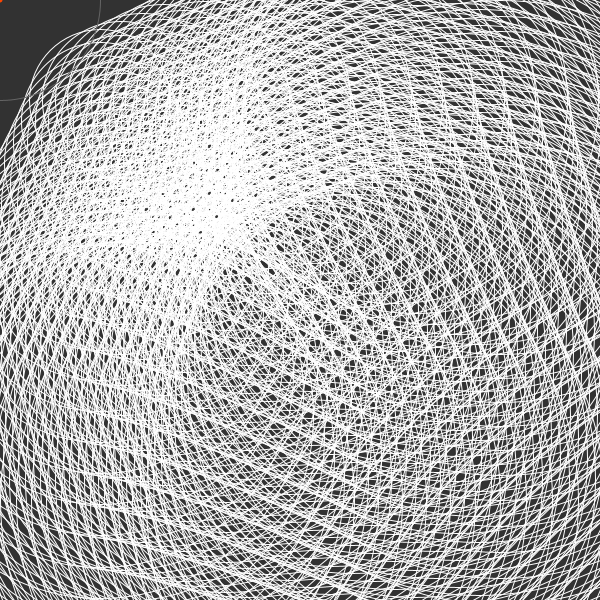
Frame 1 (no input)
Frame 60 (the mouse pressed at the canvas centre just before this capture): identical to frame 1, image omitted
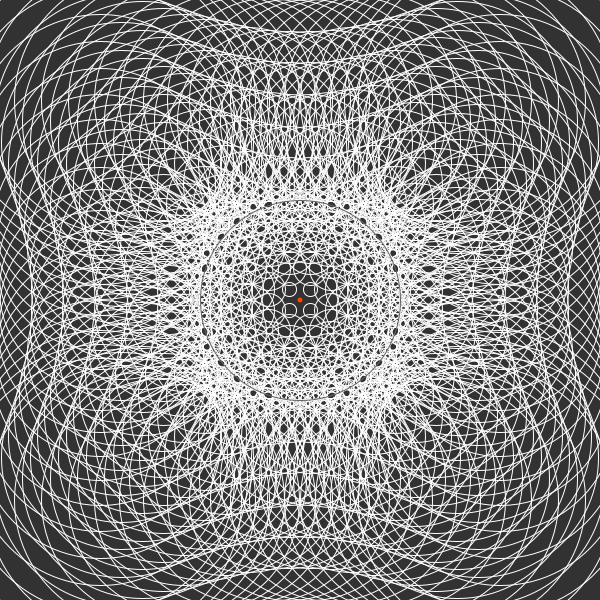
Frame 120 (the mouse held since frame 60 and released just before this capture)

The Processing sketch that drew these frames (run headless with seeded random() and noise(); from frame 60 on, the mouse is pressed at the canvas centre):

// Processing sketch: grid_mouse_influence_funky
// ── grid_mouse_influence_funky.pde
/// 17.30 sharp...


int gridCols = 20;  // Spalten
int gridRows = 20;  // Zeilen

float margin = 100;  // Rand
float influence = 100;   // Einflussbereich der Maus (Radius)

void setup() {
  size(600, 600);
}

void draw() {
  background(50);

  noStroke();
  fill(255);

  noFill();
  stroke(255);

  for (int r = 0; r < gridRows; r++) {   // Zeilen
    for (int c = 0; c < gridCols; c++) {   // Elemente der Zeile
      float x = map(r, 0, gridRows - 1, margin, width - margin);   // x Position
      float y = map(c, 0, gridCols - 1, margin, height - margin);   // y Position

      float distance = dist(mouseX, mouseY,  x, y);
      
    
      ellipse(x, y, distance, distance);
    }
  }






  noFill();
  stroke(100);  
  ellipse(mouseX, mouseY, influence * 2.0, influence * 2.0);

  noStroke();
  fill(255, 69, 0);
  ellipse(mouseX, mouseY, 5, 5);
}
